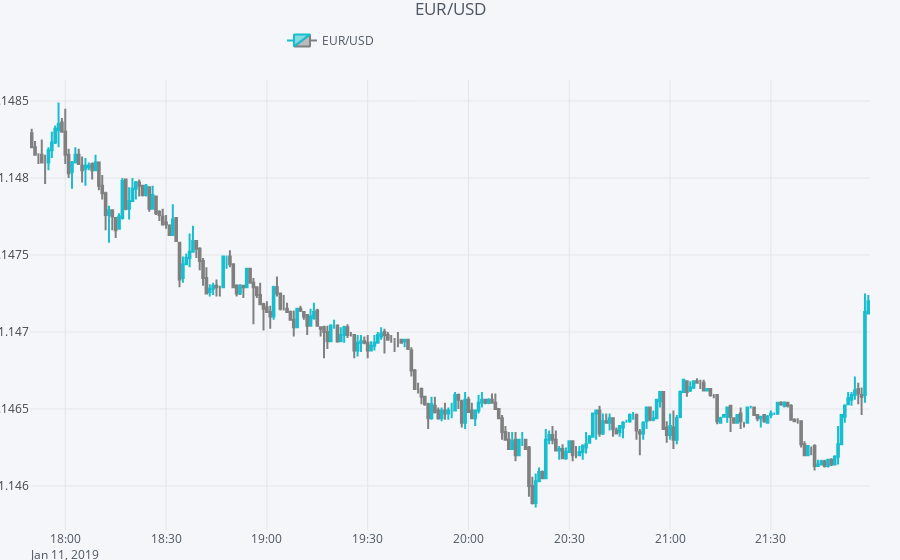

Notebook code for this chart:
### Code cell
iplot(qf.iplot(asFigure=True))

### Figure 1 — Plotly figure (JSON) as saved in the notebook; plotly's stock layout.template omitted (floating-point values rounded to 4 significant figures; data arrays with more than 128 entries replaced by an {"elided": "..."} marker saying what was removed)
{"data": [{"close": {"elided": "250 float values"}, "decreasing": {"line": {"color": "#808080"}}, "high": {"elided": "250 float values"}, "increasing": {"line": {"color": "#17BECF"}}, "low": {"elided": "250 float values"}, "name": "EUR/USD", "open": {"elided": "250 float values"}, "showlegend": true, "type": "candlestick", "uid": "f2702feb-da8b-4586-a21a-1b928bbd5f1b", "x": {"elided": "250 str values"}, "yaxis": "y2"}], "layout": {"legend": {"bgcolor": "#F5F6F9", "font": {"color": "#4D5663"}, "orientation": "h", "x": 0.3, "y": 0.95, "yanchor": "bottom"}, "margin": {"b": 30, "l": 30, "r": 30, "t": 30}, "paper_bgcolor": "#F5F6F9", "plot_bgcolor": "#F5F6F9", "showlegend": true, "title": {"font": {"color": "#4D5663"}, "text": "EUR/USD"}, "xaxis": {"anchor": "y2", "gridcolor": "#E1E5ED", "rangeselector": {"bgcolor": "rgba(150, 200, 250, 1)", "buttons": [{"count": 1, "label": "1m", "step": "month", "stepmode": "backward"}, {"count": 1, "label": "1y", "step": "year", "stepmode": "backward"}], "font": {"size": 13}, "visible": false, "x": 0, "y": 0.9}, "rangeslider": {"visible": false}, "showgrid": true, "tickfont": {"color": "#4D5663"}, "title": {"font": {"color": "#4D5663"}, "text": ""}, "zerolinecolor": "#E1E5ED"}, "yaxis": {"gridcolor": "#E1E5ED", "showgrid": true, "showticklabels": false, "tickfont": {"color": "#4D5663"}, "title": {"font": {"color": "#4D5663"}, "text": ""}, "zerolinecolor": "#E1E5ED"}, "yaxis2": {"domain": [0, 0.9]}}}
